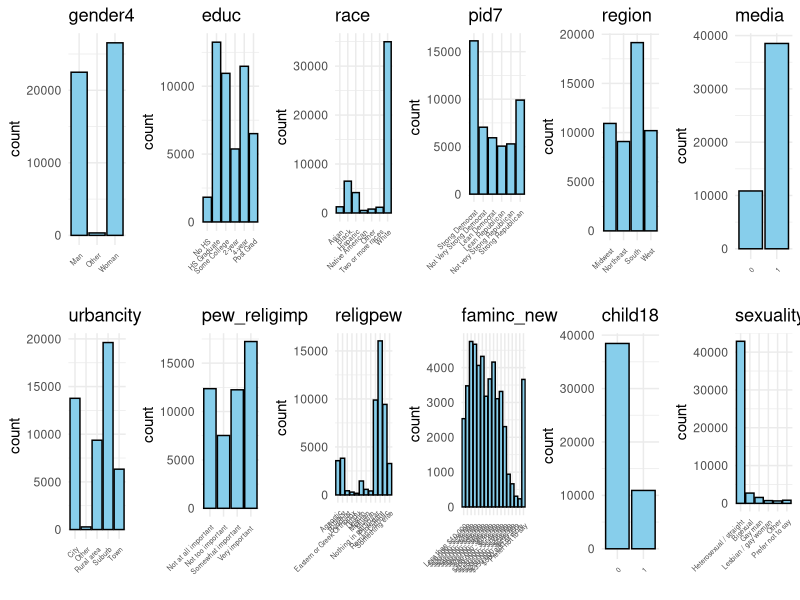
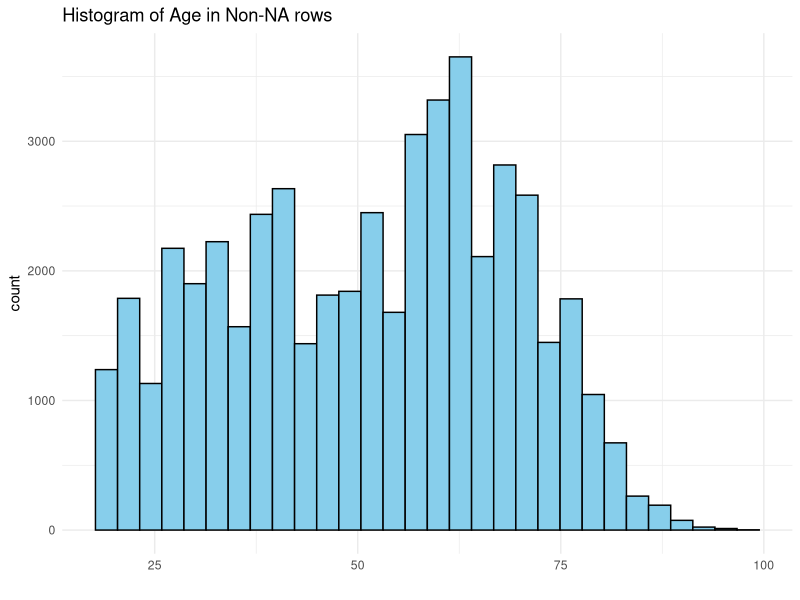
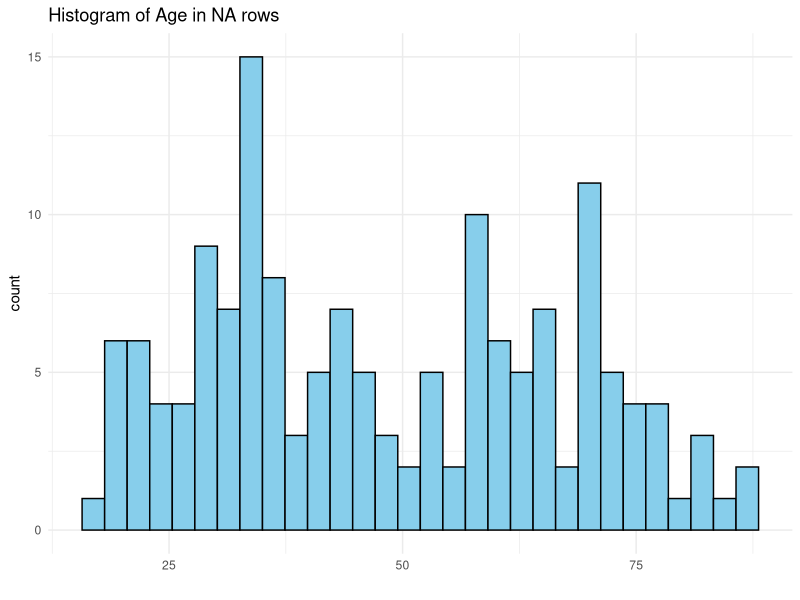
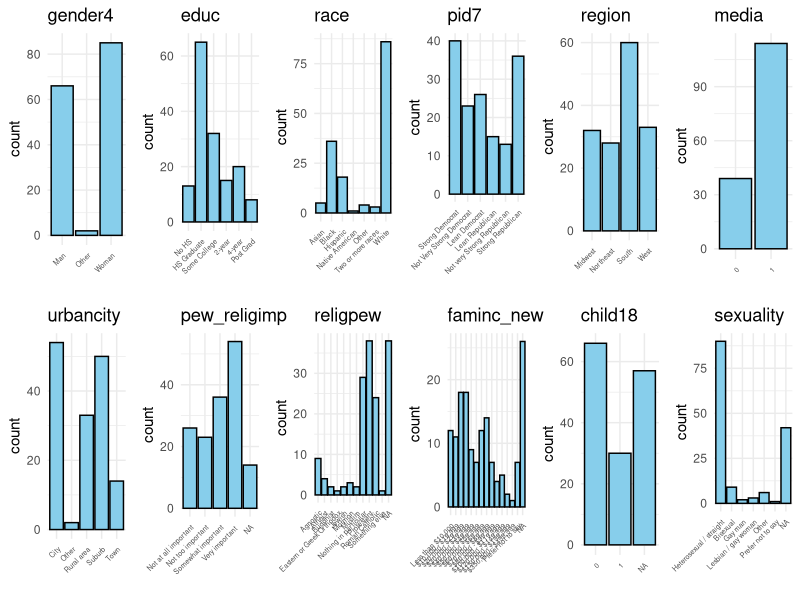
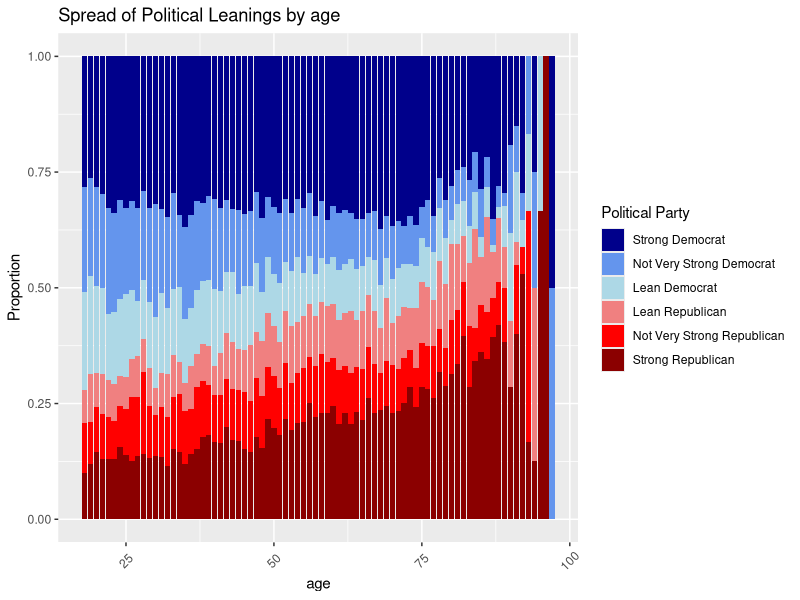
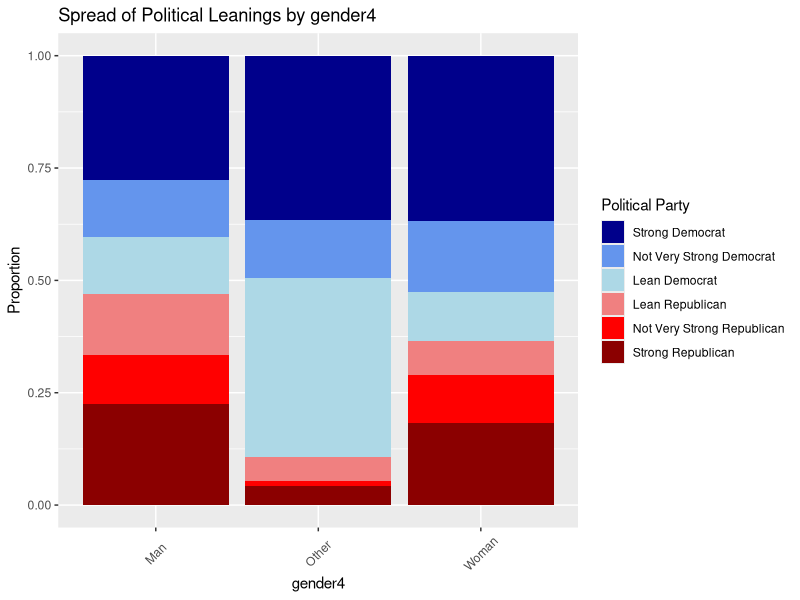
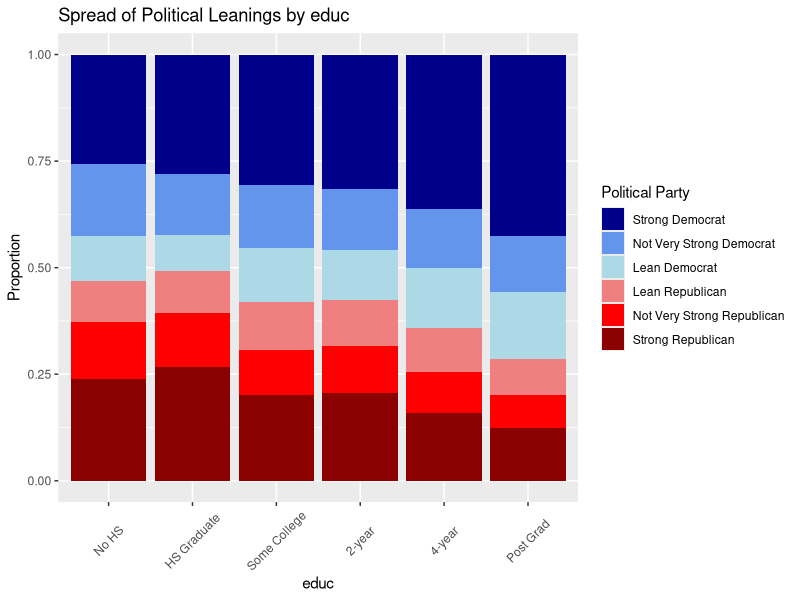
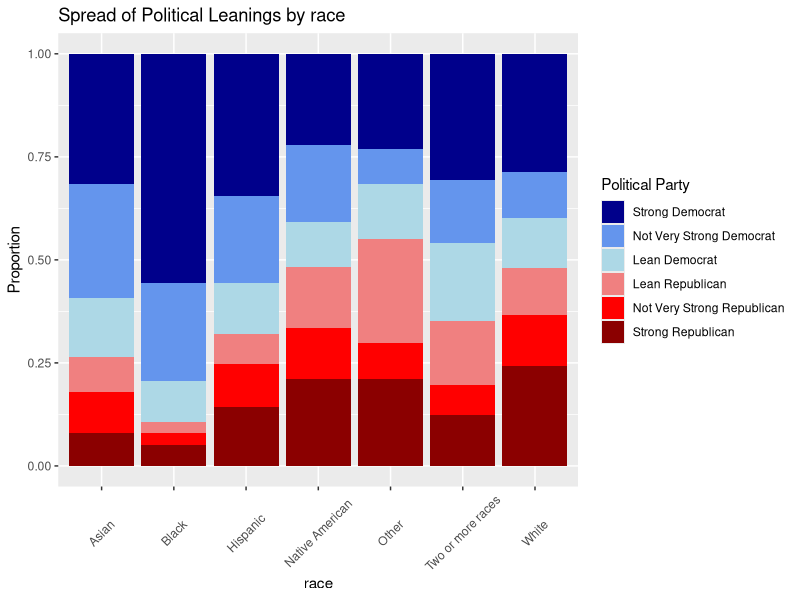

Recreate these plots in R, in order. (Note: this script raises an error after producing the figures.)
## ---- chunk 1

# Import Libraries

library(tidyverse)
library(dplyr)
library(foreign)
library(ggplot2)
library(MASS)
library(Hmisc)
library(reshape2)

#Formatting From 2022 Data

# data <- read_csv('data_2022.csv')
# data <- data %>% filter((!pid7 %in% c(4,8,9))) # dropped moderate and not sure
# data <- data %>% mutate(age = 2022 - birthyr)
# data <- data %>% rename(media = CC22_200_1)
# data <- data %>% select(age, gender4,educ,race,pid7,inputstate,region,media,urbancity,pew_religimp,religpew,faminc_new,child18,sexuality)
# 1 is yes, #2 is no 
## ---- chunk 2

# Clean up data_smol
data_smol <- read.csv("data_smol.csv")

# Get rid of state
data_smol <- data_smol[-6]

#Recoding variables of interest from numbers
data_smol <- data_smol %>%
  mutate(gender4 = case_when(gender4 == '1' ~ 'Man',
                             gender4 == '2' ~ 'Woman',
                             gender4 == '3' ~ 'Other',
                             gender4 == '4' ~ 'Other')) %>%
  mutate(race = recode(race,
                       '1' = 'White',
                       '2' = 'Black',
                       '3' = 'Hispanic',
                       '4' = 'Asian',
                       '5' = 'Native American',
                       '6' = 'Two or more races',
                       '7' = 'Other',
                       '8' = 'Native American')) %>%
  mutate(region = recode(region,
                         '1' = 'Northeast',
                         '2' = 'Midwest',
                         '3' = 'South',
                         '4' = 'West')) %>%
  mutate(educ = factor(recode(educ,
                                 '1' = 'No HS',
                                 '2' = 'HS Graduate',
                                 '3' = 'Some College',
                                 '4' = '2-year',
                                 '5' = '4-year',
                                 '6' = 'Post Grad'), 
                          #after recoding assign levels
                          levels = c(
                            'No HS',
                            'HS Graduate',
                            'Some College',
                            '2-year',
                            '4-year',
                            'Post Grad')))%>%
  mutate(pid7 = as.character(pid7)) %>%
  mutate(pid7 = factor(
    recode(pid7,
      '1' = 'Strong Democrat',
      '2' = 'Not Very Strong Democrat',
      '3' = 'Lean Democrat',
      '5' = 'Lean Republican',
      '6' = 'Not very Strong Republican',
      '7' = 'Strong Republican'),
    #After recoding, we assign the order here
    levels = c(
      'Strong Democrat',
      'Not Very Strong Democrat',
      'Lean Democrat',
      'Lean Republican',
      'Not very Strong Republican',
      'Strong Republican'
    )))%>%
mutate(urbancity = recode(urbancity,
                         '1' = 'City',
                         '2' = 'Suburb',
                         '3' = 'Town',
                         '4' = 'Rural area', 
                         '5' = 'Other'))%>%
mutate(pew_religimp= recode(pew_religimp,
                         '1' = 'Very important ',
                         '2' = 'Somewhat important',
                         '3' = 'Not too important',
                         '4' = 'Not at all important'))%>%
mutate(sexuality= recode(sexuality,
                         '1' = ' Heterosexual / straight',
                         '2' = 'Lesbian / gay woman',
                         '3' = 'Gay man',
                         '4' = 'Bisexual',
                         '5'='Other', 
                         '6'='Prefer not to say'))%>%
mutate(religpew = recode(religpew,
                           '1' = 'Protestant',
                           '2' = 'Roman Catholic',
                           '3' = 'Mormon',
                           '4' = 'Eastern or Greek Orthodox',
                           '5' = 'Jewish',
                           '6' = 'Muslim',
                           '7' = 'Buddhist',
                           '8' = 'Hindu',
                           '9' = 'Atheist',
                           '10' = 'Agnostic',
                           '11' = 'Nothing in particular',
                           '12' = 'Something else'))%>%
mutate(faminc_new=recode(faminc_new,
                      "1" = "Less than $10,000",
                      "2" = "$10,000 - $19,999",
                      "3" = "$20,000 - $29,999",
                      "4" = "$30,000 - $39,999",
                      "5" = "$40,000 - $49,999",
                      "6" = "$50,000 - $59,999",
                      "7" = "$60,000 - $69,999",
                      "8" = "$70,000 - $89,999",
                      "9" = "$80,000 - $99,999",
                      "10" = "$100,000 - $119,999",
                      "11" = "$120,000 - $149,999",
                      "12" = "$150,000 - $199,999",
                      "13" = "$200,000 - $249,999",
                      "14" = "$250,000 - $349,999",
                      "15" = "$350,000 - $499,999",
                      "16" = "$500,000 or more",
                      "97" = "Prefer not to say")) %>%
  mutate(faminc_new = factor(faminc_new, levels = c(
    "Less than $10,000",
    "$10,000 - $19,999",
    "$20,000 - $29,999",
    "$30,000 - $39,999",
    "$40,000 - $49,999",
    "$50,000 - $59,999",
    "$60,000 - $69,999",
    "$70,000 - $89,999",
    "$80,000 - $99,999",
    "$100,000 - $119,999",
    "$120,000 - $149,999",
    "$150,000 - $199,999",
    "$200,000 - $249,999",
    "$250,000 - $349,999",
    "$350,000 - $499,999",
    "$500,000 or more",
    "Prefer not to say"
  ))) %>%
  mutate(media = ifelse(media == 1, 1, 0)) %>%
  mutate(child18 = ifelse(child18 == 1, 1, 0)) 
## ---- chunk 3

# How many NAs do we have 

rows_with_na <- data_smol[which(rowSums(is.na(data_smol)) > 0),]

data_smol <- na.omit(data_smol)

## ---- chunk 4
#Plot the data_smol values

library(cowplot)

# Function to create bar plots for categorical variables using ggplot2
plot_categorical_ggplot <- function(data, col) {
  ggplot(data, aes(x = factor(data[[col]]))) +
    geom_bar(fill = "skyblue", color = "black") +
    labs(title = col, x = "") +
    theme_minimal() +
    theme(axis.text.x = element_text(angle = 45, size = 5, hjust = 1))
}

# Create a list of ggplot objects
plots_list <- lapply(names(data_smol)[-which(names(data_smol) == "age")], function(col) {
  plot_categorical_ggplot(data_smol, col)
})

# Combine the plots into a grid
plot_grid(plotlist = plots_list, ncol = 6)

## ---- chunk 5

#Age 

ggplot(data_smol, aes(x = age)) +
    geom_histogram(fill = "skyblue", color = "black") +
    labs(title = "Histogram of Age in Non-NA rows", x = "") +
    theme_minimal() 

ggplot(rows_with_na, aes(x = age)) +
    geom_histogram(fill = "skyblue", color = "black") +
    labs(title = "Histogram of Age in NA rows", x = "") +
    theme_minimal() 

## ---- chunk 6

#Plot the rows_with_na values


# Create a list of ggplot objects
plots_list <- lapply(names(rows_with_na)[-which(names(rows_with_na) == "age")], function(col) {
  plot_categorical_ggplot(rows_with_na, col)
})

# Combine the plots into a grid
plot_grid(plotlist = plots_list, ncol = 6)


## ---- chunk 7

# Bar Plot

names <- colnames(data_smol)

for (i in 1:length(names(data_smol))) {
  plot <- ggplot(data_smol, aes(x = !!sym(names(data_smol)[i]), fill = pid7)) +
    geom_bar(position = "fill", stat = "count") +
    labs(title = paste("Spread of Political Leanings by", names(data_smol)[i]),
         x = names(data_smol)[i],
         y = "Proportion") +
    scale_fill_manual(values = rev(c("darkred",  "red1", "lightcoral", "lightblue", "cornflowerblue", "darkblue")),
                      name = "Political Party",
                      labels = c('Strong Democrat', 'Not Very Strong Democrat', 'Lean Democrat',
                                 'Lean Republican', 'Not Very Strong Republican', 'Strong Republican')) +
    theme(axis.text.x = element_text(angle = 45, hjust = 0.5, vjust = .5))
  
  print(plot)
  }


## ---- chunk 8

# Bar Plot: Gender Distribution Across Political Parties with Flipped Colors
ggplot(data_smol, aes(x = gender4, fill = pid7)) +
  geom_bar(position = "fill", stat = "count") +
  labs(title = " Spread of Political Leanings by Gender",
       x = "Gender",
       y = "Proportion") +
  scale_fill_manual(values = rev(c("darkred", "lightcoral", "indianred1", "lightblue", "cornflowerblue", "darkblue")),
                    name = "Political Party",
                    labels = c('Strong Democrat', 'Not Very Strong Democrat', 'Lean Democrat',
                               'Lean Republican', 'Not Very Strong Republican', 'Strong Republican')) +
  theme(axis.text.x = element_text(angle = 0, hjust = 0.5))  # Adjust the angle for better readability

## ---- chunk 9
#Baseline gender model:
gender4_model<- polr(pid7 ~ gender4, data = data_smol, Hess=TRUE)
#store summary
summary_gender4_model<-summary(gender4_model)
# store table
(ctable_baseline_gender <- coef(summary(gender4_model)))
## calculate and store p values
baseline_gender_p <- pnorm(abs(ctable_baseline_gender[, "t value"]), lower.tail = FALSE) * 2
## combined table
(ctable_baseline_gender <- cbind(ctable_baseline_gender, "p value" = baseline_gender_p))

## ---- chunk 10
#gender and  with race model
race_gender_model<- polr(pid7 ~ gender4*race, data = data_smol, Hess=TRUE)
#store summary
summary_race_gender_model<-summary(race_gender_model)
# store table
(ctable_race_gender <- coef(summary(race_gender_model)))
## calculate and store p values
race_gender_p <- pnorm(abs(ctable_race_gender[, "t value"]), lower.tail = FALSE) * 2
## combined table
(ctable_race_gender <- cbind(ctable_race_gender, "p value" = race_gender_p))
## ---- chunk 11
 
#basic ordered logistic regression taking into account region
region_model<- polr(pid7 ~ region, data = data_smol, Hess=TRUE)
 
summary(region_model)

#basic ordered logistic regression taking into account region and urbancity 
region_urban_model<- polr(pid7 ~ region + urbancity, data = data_smol, Hess=TRUE)

summary(region_urban_model)

#checking_assumptions

pid7_mapping <- c('Strong Democrat' = 1,
                  'Not Very Strong Democrat' = 2,
                  'Lean Democrat' = 3,
                  'Lean Republican' = 4,
                  'Not very Strong Republican' = 5,
                  'Strong Republican' = 6)

data_smol_dinan <- data_smol %>%
  mutate(pid7_num = as.numeric(recode_factor(pid7, !!!pid7_mapping)))


sf <- function(y) {
  c('Y>=1' = qlogis(mean(y >= 1)),
    'Y>=2' = qlogis(mean(y >= 2)),
    'Y>=3' = qlogis(mean(y >= 3)), 
    'Y>=4' = qlogis(mean(y >= 4)),
    'Y>=5' = qlogis(mean(y >= 5)))
}

#testing assumptions for region 
s <- with(data_smol_dinan, summary(as.numeric(pid7_num) ~ region, fun=sf))

plot(s, which=1:3, pch=1:3, xlab='logit', main=' ', xlim=range(s[,3:4]))

#testing assumptions for region + urbancity 
s_region_city<- with(data_smol_dinan, summary(as.numeric(pid7_num) ~ region + urbancity, fun=sf))

plot(s_region_city, which=1:3, pch=1:3, xlab='logit', main=' ', xlim=range(s[,3:4]))

## ---- chunk 12

#religion 

religion_model <- polr(pid7 ~ religpew, data = data_smol, Hess=TRUE)

summary(religion_model)

# Extracting coefficient information
coef_summary <- summary(religion_model)$coef[1:11,]

# Names of the religions
religions <- sub("religpew", "", rownames(coef_summary))
coefficients <- as.numeric(coef_summary[, 1])
se <- as.numeric(coef_summary[, 2])

df <- data.frame(Religion = religions, Coefficient = coefficients, SE = se)

df$Religion <- reorder(df$Religion, df$Coefficient)

ggplot(df, aes(x = Coefficient, y = Religion)) +
  geom_point(size = 3, color = "blue", fill = "blue") +
  geom_errorbarh(aes(xmin = Coefficient - 2 * SE, xmax = Coefficient + 2 * SE), height = 0.2, color = "black") +
  labs(title = "Dot and Whisker Plot of Coefficients",
       x = "Coefficient Value") +
  theme_minimal()
## ---- chunk 13
library(randomForest)

# Split the dataset into training and testing sets
set.seed(139) 
train_indices <- sample(1:nrow(data_smol), 0.7 * nrow(data_smol))  # 70% for training
train_data <- data_smol[train_indices, ]
test_data <- data_smol[-train_indices, ]

# Create a random forest model
rf_model <- randomForest(pid7 ~ ., data = train_data, ntree = 500, importance = TRUE)

# Extract variable importance from the random forest model
var_importance <- importance(rf_model)
print(var_importance)
varImpPlot(rf_model)

# Make predictions on the test set
predictions <- predict(rf_model, test_data)

# Evaluate the model
conf_matrix <- table(predictions, test_data$pid7)
print(conf_matrix)
accuracy <- sum(diag(conf_matrix)) / sum(conf_matrix)
cat("Accuracy:", accuracy, "\n")
